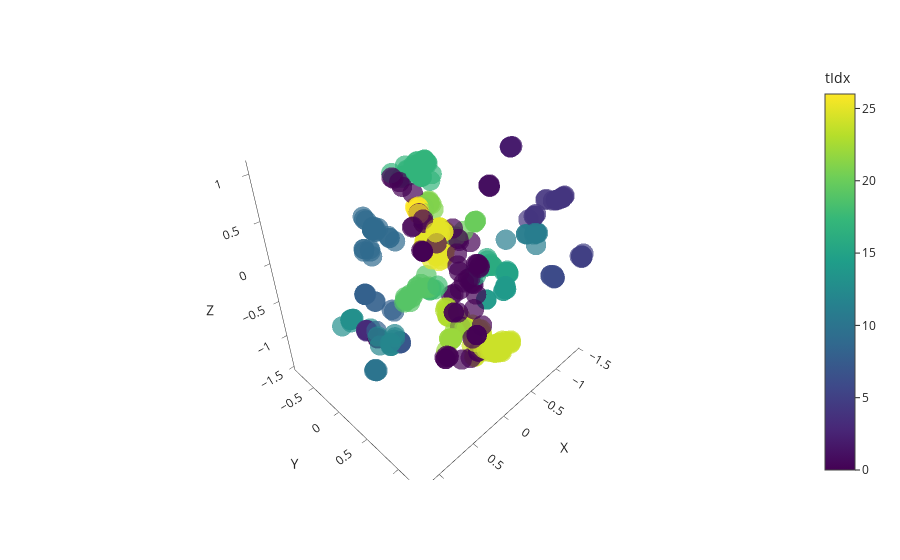

The notebook cell this image was saved under:
### Code cell
import pandas as pd
import plotly.express as px

from src.logger.plotting_tools import shuffle_truth_colors
g = dic["graph"]
id = 5
mask = (g.ndata['particle_number']!=-11)  #+(g.ndata['particle_number']==19)  #9, 17, 21, 22
tidx = labels[mask].view(-1,1) #(g.ndata['particle_number'][mask]).view(-1,1)  #labels[mask].view(-1,1)
#tidx =    1*(g.ndata['hit_link_modified'][mask].view(-1,1))+1
features = 1*(torch.ones_like(g.ndata["particle_number"][mask])).view(-1,1)
cellid= g.ndata['particle_number'][mask].view(-1,1)
X = g.ndata["coords"][mask][:,0:3] #[mask]
data = {
            "X":X[:, 0].view(-1, 1).detach().cpu().numpy(),
            "Y": X[:, 1].view(-1, 1).detach().cpu().numpy(),
            "Z": X[:, 2].view(-1, 1).detach().cpu().numpy(),
            "tIdx": tidx.view(-1, 1).detach().cpu().numpy(),
            "features": features.view(-1, 1).detach().cpu().numpy(),
            # "cellid":cellid.view(-1, 1).detach().cpu().numpy(),
        }
hoverdict = {}


df = pd.DataFrame(
np.concatenate([data[k] for k in data], axis=1),
columns=[k for k in data],
)
rdst = np.random.RandomState(1234567890)  # all the same
# shuffle_truth_colors(df, "tIdx", rdst)

hover_data = ["tIdx", "cellid"] #+ [k for k in hoverdict.keys()]
# if nidx is not None:
#     hover_data.append("av_same")
# fig = go.Figure()
fig = px.scatter_3d(
df,
x="X",
y="Y",
z="Z",
color="tIdx",
size="features",
# hover_data=hover_data,
template="simple_white",
range_color=[0,26],
# color_continuous_scale=px.colors.sequential.Turbo,
)
# fig.update_layout(
#     scene = dict(
#         xaxis = dict(visible=False),
#         yaxis = dict(visible=False),
#         zaxis =dict(visible=False)
#         )
#     )
fig.update_traces(marker=dict(line=dict(width=0)))
# fig.update_traces(marker_size = 2)
# mask_cdc= (g.ndata['hit_type'][mask] ==0)
# X_cdc = g.ndata["pos_hits_xyz"][mask][mask_cdc]
# vector_cdc = g.ndata["vector"][mask][mask_cdc]
# for i in range(0,torch.sum(g.ndata['hit_type'][mask] ==0)):
#     plot_single_arrow(fig,vector_cdc[i]*25,init_pt= X_cdc[i])
# fig.update_traces(marker=dict(line=dict(width=0)))
# fig.update_traces(marker_size = 2)
# fig.update_layout(
#     autosize=False,
#     width=800,
#     height=800,
# )
fig.show()

### Figure 1 — Plotly figure (JSON) as saved in the notebook; plotly's stock layout.template omitted (floating-point values rounded to 4 significant figures; data arrays with more than 128 entries replaced by an {"elided": "..."} marker saying what was removed)
{"data": [{"hovertemplate": "X=%{x}<br>Y=%{y}<br>Z=%{z}<br>features=%{marker.size}<br>tIdx=%{marker.color}<extra></extra>", "legendgroup": "", "marker": {"color": {"elided": "577 int values"}, "coloraxis": "coloraxis", "line": {"width": 0}, "size": {"elided": "577 int values"}, "sizemode": "area", "sizeref": 0.0025, "symbol": "circle"}, "mode": "markers", "name": "", "scene": "scene", "showlegend": false, "type": "scatter3d", "x": {"elided": "577 float values"}, "y": {"elided": "577 float values"}, "z": {"elided": "577 float values"}}], "layout": {"coloraxis": {"cmax": 26, "cmin": 0, "colorbar": {"title": {"text": "tIdx"}}, "colorscale": [[0, "#440154"], [0.1111, "#482878"], [0.2222, "#3e4989"], [0.3333, "#31688e"], [0.4444, "#26828e"], [0.5556, "#1f9e89"], [0.6667, "#35b779"], [0.7778, "#6ece58"], [0.8889, "#b5de2b"], [1, "#fde725"]]}, "legend": {"itemsizing": "constant", "tracegroupgap": 0}, "margin": {"t": 60}, "scene": {"domain": {"x": [0, 1], "y": [0, 1]}, "xaxis": {"title": {"text": "X"}}, "yaxis": {"title": {"text": "Y"}}, "zaxis": {"title": {"text": "Z"}}}}}
